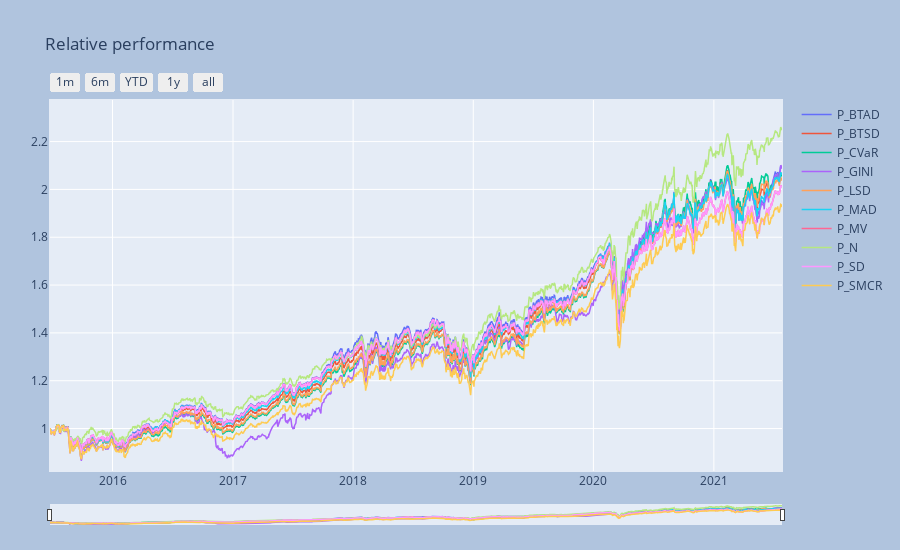

The cell this chart's notebook holds for it:
### Markdown cell above
### Time-series visualization 

We used the flag `componly=True` to plot only the portfolio components.

### Code cell
_ = ps.port_view_all(componly=True, fancy=True, title="Relative performance")

### Figure 1 — Plotly figure (JSON) as saved in the notebook; plotly's stock layout.template omitted (floating-point values rounded to 4 significant figures; data arrays with more than 128 entries replaced by an {"elided": "..."} marker saying what was removed)
{"data": [{"line": {"width": 1.5}, "name": "P_BTAD", "type": "scatter", "x": {"elided": "1533 str values"}, "y": {"elided": "1533 float values"}}, {"line": {"width": 1.5}, "name": "P_BTSD", "type": "scatter", "x": {"elided": "1533 str values"}, "y": {"elided": "1533 float values"}}, {"line": {"width": 1.5}, "name": "P_CVaR", "type": "scatter", "x": {"elided": "1533 str values"}, "y": {"elided": "1533 float values"}}, {"line": {"width": 1.5}, "name": "P_GINI", "type": "scatter", "x": {"elided": "1533 str values"}, "y": {"elided": "1533 float values"}}, {"line": {"width": 1.5}, "name": "P_LSD", "type": "scatter", "x": {"elided": "1533 str values"}, "y": {"elided": "1533 float values"}}, {"line": {"width": 1.5}, "name": "P_MAD", "type": "scatter", "x": {"elided": "1533 str values"}, "y": {"elided": "1533 float values"}}, {"line": {"width": 1.5}, "name": "P_MV", "type": "scatter", "x": {"elided": "1533 str values"}, "y": {"elided": "1533 float values"}}, {"line": {"width": 1.5}, "name": "P_N", "type": "scatter", "x": {"elided": "1533 str values"}, "y": {"elided": "1533 float values"}}, {"line": {"width": 1.5}, "name": "P_SD", "type": "scatter", "x": {"elided": "1533 str values"}, "y": {"elided": "1533 float values"}}, {"line": {"width": 1.5}, "name": "P_SMCR", "type": "scatter", "x": {"elided": "1533 str values"}, "y": {"elided": "1533 float values"}}], "layout": {"autosize": false, "height": 550, "margin": {"b": 25, "l": 50, "pad": 1, "r": 50, "t": 100}, "paper_bgcolor": "LightSteelBlue", "title": {"text": "Relative performance"}, "width": 900, "xaxis": {"autorange": false, "fixedrange": false, "range": ["2015-06-25T00:00:00", "2021-07-27T00:00:00"], "rangeselector": {"buttons": [{"count": 1, "label": "1m", "step": "month", "stepmode": "backward"}, {"count": 6, "label": "6m", "step": "month", "stepmode": "backward"}, {"count": 1, "label": "YTD", "step": "year", "stepmode": "todate"}, {"count": 1, "label": "1y", "step": "year", "stepmode": "backward"}, {"step": "all"}]}, "rangeslider": {"thickness": 0.05, "visible": true}, "title": {}, "type": "date"}, "yaxis": {"autorange": false, "fixedrange": false, "range": [0.8225, 2.374], "title": {}}}}
